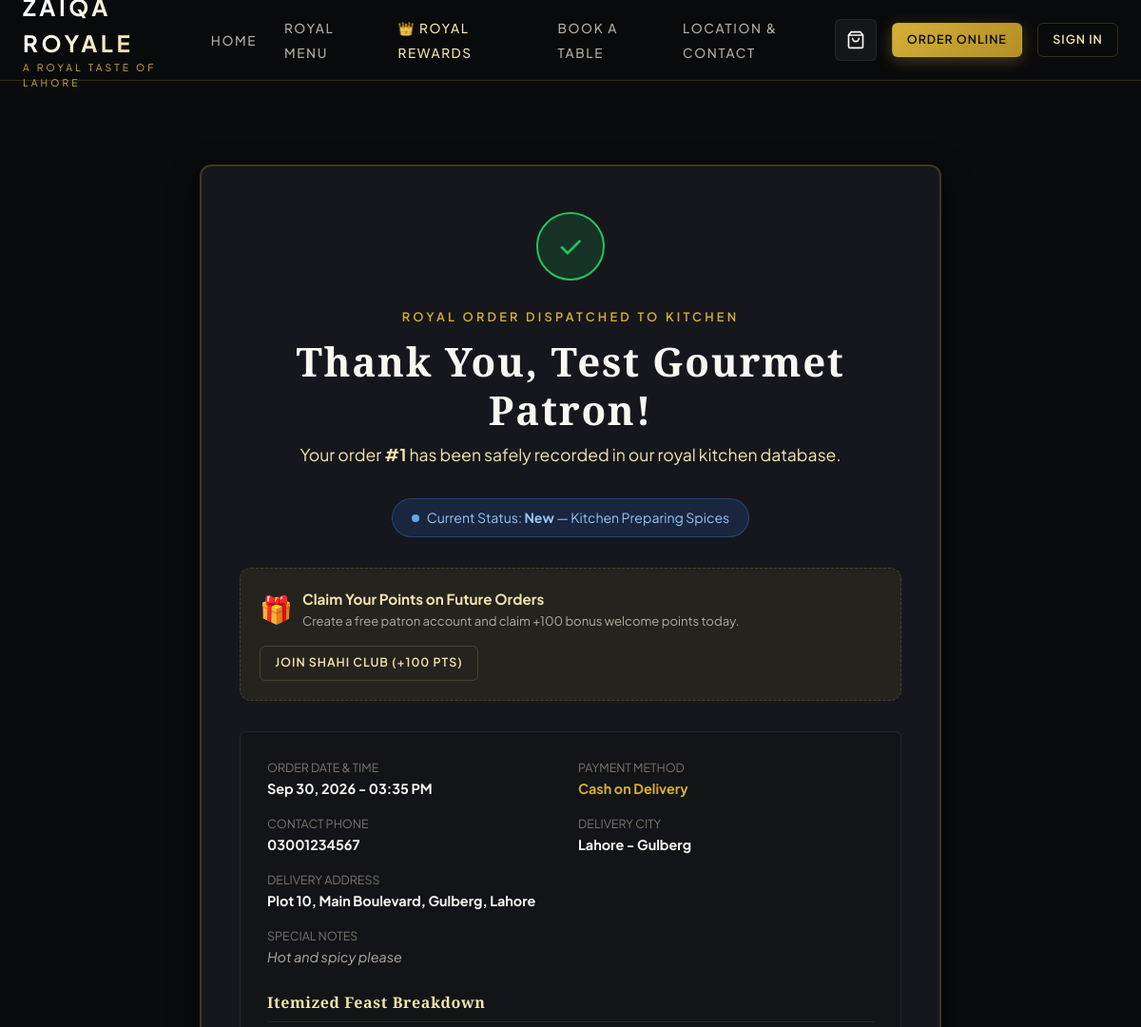
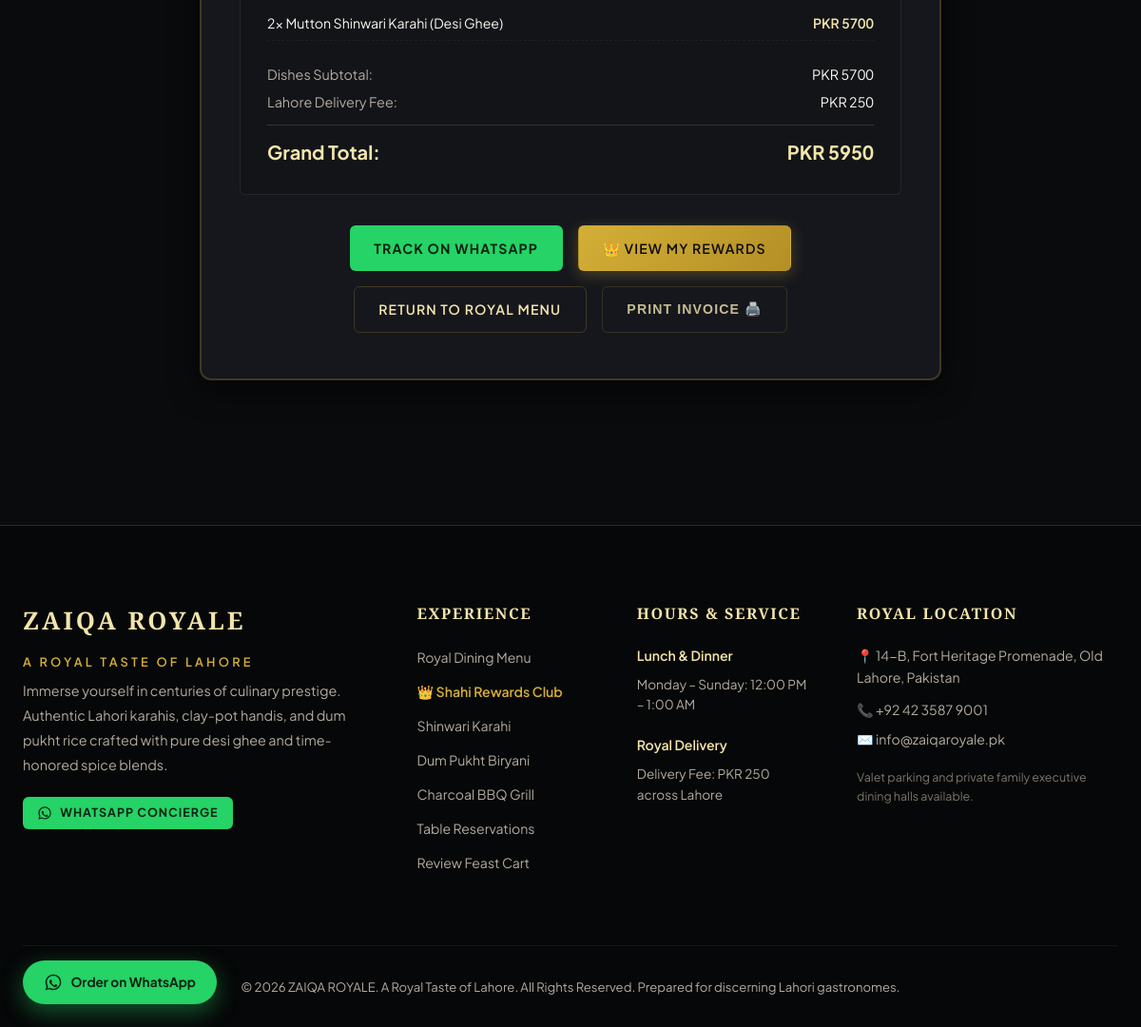
/order-success/1, run on the app's committed database (2 pictures, top to bottom).
### models/order.py (models this page shows, shortened)
class Order(db.Model):
    __tablename__ = 'orders'
    id = db.Column(db.Integer, primary_key=True)
    user_id = db.Column(db.Integer, db.ForeignKey('users.id'), nullable=True)  # Registered customer link
    customer_name = db.Column(db.String(150), nullable=False)
    phone = db.Column(db.String(50), nullable=False)
    email = db.Column(db.String(120), nullable=False)
    address = db.Column(db.Text, nullable=False)
    city = db.Column(db.String(100), nullable=False, default='Lahore')
    order_notes = db.Column(db.Text, nullable=True)
    subtotal = db.Column(db.Float, nullable=False, default=0.0)
    delivery_fee = db.Column(db.Float, nullable=False, default=250.0)
    discount_amount = db.Column(db.Float, nullable=False, default=0.0)  # Loyalty points discount
    total = db.Column(db.Float, nullable=False, default=0.0)
    payment_method = db.Column(db.String(50), nullable=False, default='Cash on Delivery')
    status = db.Column(db.String(50), nullable=False, default='New', index=True)
    points_earned = db.Column(db.Integer, nullable=False, default=0)
    points_redeemed = db.Column(db.Integer, nullable=False, default=0)
    created_at = db.Column(db.DateTime, default=datetime.utcnow, nullable=False)
    items = db.relationship('OrderItem', backref='order', lazy=True, cascade='all, delete-orphan')
    def formatted_date(self):
        return self.created_at.strftime('%b %d, %Y - %I:%M %p') if self.created_at else ''

class OrderItem(db.Model):
    __tablename__ = 'order_items'
    id = db.Column(db.Integer, primary_key=True)
    order_id = db.Column(db.Integer, db.ForeignKey('orders.id'), nullable=False)
    product_id = db.Column(db.Integer, db.ForeignKey('products.id'), nullable=False)
    quantity = db.Column(db.Integer, nullable=False, default=1)
    price = db.Column(db.Float, nullable=False)
    product = db.relationship('Product', lazy=True)

### models/product.py (models this page shows, shortened)
class Product(db.Model):
    __tablename__ = 'products'
    id = db.Column(db.Integer, primary_key=True)
    name = db.Column(db.String(180), nullable=False)
    category = db.Column(db.String(80), nullable=False, index=True)
    description = db.Column(db.Text, nullable=True)
    price = db.Column(db.Float, nullable=False)
    image = db.Column(db.String(255), nullable=False, default='karahi.jpg')
    stock_status = db.Column(db.String(50), default='In Stock', nullable=False)
    availability = db.Column(db.Boolean, default=True, nullable=False)
    featured = db.Column(db.Boolean, default=False, nullable=False, index=True)
    created_at = db.Column(db.DateTime, default=datetime.utcnow, nullable=False)

### app.py (the view)
@app.route('/order-success/<int:order_id>')
def order_success(order_id):
    order = Order.query.get_or_404(order_id)
    return render_template('order_success.html', order=order)

### templates/order_success.html (shortened to what this page needs)
{% extends "base.html" %}
{% block content %}
<div class="container section" style="max-width: 780px;">
  <div style="background: var(--bg-card); border: 2px solid var(--gold-border); border-radius: var(--radius-md); padding: 3rem 2.5rem; box-shadow: var(--shadow-card); text-align: center;">
    <div style="width: 72px; height: 72px; border-radius: 50%; background: rgba(34, 197, 94, 0.15); border: 2px solid #22c55e; color: #22c55e; display: flex; align-items: center; justify-content: center; font-size: 2rem; margin: 0 auto 1.5rem;">
      ✓
    </div>
    <span class="section-tag">Royal Order Dispatched to Kitchen</span>
    <h1 class="section-title" style="margin-bottom: 0.5rem;">Thank You, {{ order.customer_name }}!</h1>
    <p style="font-size: 1.1rem; color: var(--gold-light); margin-bottom: 2rem;">
      Your order <strong>#{{ order.id }}</strong> has been safely recorded in our royal kitchen database.
    </p>
    <div style="display: inline-flex; align-items: center; gap: 8px; background: rgba(59, 130, 246, 0.15); border: 1px solid rgba(59, 130, 246, 0.35); padding: 0.5rem 1.25rem; border-radius: 50px; font-size: 0.88rem; color: #93c5fd; margin-bottom: 2rem;">
      <span style="display: inline-block; width: 8px; height: 8px; border-radius: 50%; background: #60a5fa; animation: pulse 1.5s infinite;"></span>
      <span>Current Status: <strong>{{ order.status }}</strong> — Kitchen Preparing Spices</span>
    </div>
    {% if order.points_earned > 0 or order.points_redeemed > 0 %}
      <div style="background: linear-gradient(135deg, rgba(212,175,55,0.18) 0%, rgba(30,32,38,0.9) 100%); border: 1px solid var(--gold-primary); border-radius: var(--radius-md); padding: 1.5rem; margin-bottom: 2rem; text-align: left; display: flex; align-items: center; justify-content: space-between; flex-wrap: wrap; gap: 1rem;">
        <div style="display: flex; align-items: center; gap: 14px;">
          <span style="font-size: 2.5rem;">👑</span>
          <div>
            <h4 style="font-size: 1.15rem; color: var(--gold-light); margin-bottom: 2px;">Shahi Loyalty Points Rewarded!</h4>
            <p style="font-size: 0.88rem; color: var(--text-cream); margin: 0;">
              {% if order.points_earned > 0 %}
                You earned <strong style="color: #4ade80;">+{{ order.points_earned }} Royal Points</strong> on this feast!
              {% endif %}
              {% if order.points_redeemed > 0 %}
                <span style="color: var(--gold-primary);">(Redeemed {{ order.points_redeemed }} pts for PKR {{ order.discount_amount|int }} off)</span>
              {% endif %}
            </p>
            {% if current_user.is_authenticated and not current_user.is_admin() %}
              <div style="font-size: 0.8rem; color: var(--text-muted); margin-top: 4px;">
                Current Treasury Balance: <strong>{{ current_user.loyalty_points }} Royal Points</strong> ({{ current_user.membership_tier }} Tier)
              </div>
            {% endif %}
          </div>
        </div>
        <div>
          <a href="{{ url_for('loyalty') }}" class="btn btn-primary btn-sm" style="font-size: 0.82rem;">
            View Loyalty Treasury →
          </a>
        </div>
      </div>
    {% elif not current_user.is_authenticated %}
      <div style="background: rgba(212, 175, 55, 0.08); border: 1px dashed var(--gold-border); border-radius: var(--radius-md); padding: 1.25rem; margin-bottom: 2rem; display: flex; align-items: center; justify-content: space-between; flex-wrap: wrap; gap: 1rem; text-align: left;">
        <div style="display: flex; align-items: center; gap: 10px;">
          <span style="font-size: 1.75rem;">🎁</span>
          <div>
            <div style="font-size: 0.95rem; font-weight: 700; color: var(--gold-light);">Claim Your Points on Future Orders</div>
            <div style="font-size: 0.82rem; color: var(--text-muted);">
              Create a free patron account and claim +100 bonus welcome points today.
            </div>
          </div>
        </div>
        <a href="{{ url_for('customer_register') }}" class="btn btn-outline btn-sm">
          Join Shahi Club (+100 Pts)
        </a>
      </div>
    {% endif %}
    <div style="background: var(--bg-surface); border: 1px solid var(--border-subtle); border-radius: var(--radius-sm); padding: 1.75rem; text-align: left; margin-bottom: 2rem;">
      <div style="display: grid; grid-template-columns: 1fr 1fr; gap: 1rem; margin-bottom: 1.5rem; font-size: 0.9rem;">
        <div>
          <span style="color: var(--text-dim); display: block; font-size: 0.78rem; text-transform: uppercase;">Order Date & Time</span>
          <strong style="color: var(--text-cream);">{{ order.formatted_date() }}</strong>
        </div>
        <div>
          <span style="color: var(--text-dim); display: block; font-size: 0.78rem; text-transform: uppercase;">Payment Method</span>
          <strong style="color: var(--gold-primary);">{{ order.payment_method }}</strong>
        </div>
        <div>
          <span style="color: var(--text-dim); display: block; font-size: 0.78rem; text-transform: uppercase;">Contact Phone</span>
          <strong style="color: var(--text-cream);">{{ order.phone }}</strong>
        </div>
        <div>
          <span style="color: var(--text-dim); display: block; font-size: 0.78rem; text-transform: uppercase;">Delivery City</span>
          <strong style="color: var(--text-cream);">{{ order.city }}</strong>
        </div>
        <div style="grid-column: 1 / -1;">
          <span style="color: var(--text-dim); display: block; font-size: 0.78rem; text-transform: uppercase;">Delivery Address</span>
          <strong style="color: var(--text-cream);">{{ order.address }}</strong>
        </div>
        {% if order.order_notes %}
          <div style="grid-column: 1 / -1;">
            <span style="color: var(--text-dim); display: block; font-size: 0.78rem; text-transform: uppercase;">Special Notes</span>
            <span style="color: var(--text-muted); font-style: italic;">{{ order.order_notes }}</span>
          </div>
        {% endif %}
      </div>
      <h4 style="font-size: 1rem; color: var(--gold-light); margin-bottom: 0.75rem; border-bottom: 1px solid var(--border-subtle); padding-bottom: 0.4rem;">
        Itemized Feast Breakdown
      </h4>
      <div style="margin-bottom: 1rem;">
        {% for item in order.items %}
          <div style="display: flex; justify-content: space-between; align-items: center; padding: 0.4rem 0; font-size: 0.88rem; border-bottom: 1px dashed rgba(255,255,255,0.05);">
            <span>{{ item.quantity }}x {{ item.product.name if item.product else 'Dish' }}</span>
            <span style="font-variant-numeric: tabular-nums; font-weight: 600; color: var(--gold-light);">
              {{ currency }} {{ (item.price * item.quantity)|int }}
            </span>
          </div>
        {% endfor %}
      </div>
      <div style="padding-top: 0.5rem; font-size: 0.9rem;">
        <div style="display: flex; justify-content: space-between; margin-bottom: 0.35rem;">
          <span style="color: var(--text-muted);">Dishes Subtotal:</span>
          <span style="font-variant-numeric: tabular-nums;">{{ currency }} {{ order.subtotal|int }}</span>
        </div>
        <div style="display: flex; justify-content: space-between; margin-bottom: 0.75rem;">
          <span style="color: var(--text-muted);">Lahore Delivery Fee:</span>
          <span style="font-variant-numeric: tabular-nums;">{{ currency }} {{ order.delivery_fee|int }}</span>
        </div>
        <div style="display: flex; justify-content: space-between; font-size: 1.25rem; font-weight: 700; color: var(--gold-light); border-top: 1px solid var(--gold-border); padding-top: 0.75rem;">
          <span>Grand Total:</span>
          <span style="font-variant-numeric: tabular-nums;">{{ currency }} {{ order.total|int }}</span>
        </div>
      </div>
    </div>
    <div style="display: flex; gap: 1rem; justify-content: center; flex-wrap: wrap;">
      <a href="https://wa.me/{{ restaurant_whatsapp }}?text=Hello%20Zaiqa%20Royale!%20I%20am%20tracking%20my%20Order%20%23{{ order.id }}%20under%20{{ order.customer_name|urlencode }}."
         target="_blank"
         class="btn btn-whatsapp">
        Track on WhatsApp
      </a>
      <a href="{{ url_for('loyalty') }}" class="btn btn-primary">
        👑 View My Rewards
      </a>
      <a href="{{ url_for('menu') }}" class="btn btn-outline">
        Return to Royal Menu
      </a>
      <button onclick="window.print()" class="btn btn-outline" style="opacity: 0.8;">
        Print Invoice 🖨️
      </button>
    </div>
  </div>
</div>
{% endblock %}

### static/css/style.css (style rules this page uses)
:root { --bg-dark: #0a0b0d; --bg-surface: #121418; --bg-elevated: #1a1d23; --bg-card: #15171d; --gold-primary: #d4af37; --gold-light: #f3e5ab; --gold-hover: #e5c365; --gold-muted: #9e8232; --gold-border: rgba(212, 175, 55, 0.22); --gold-glow: rgba(212, 175, 55, 0.15); --royal-red: #c12d2a; --royal-red-hover: #a12320; --royal-red-glow: rgba(193, 45, 42, 0.25); --text-cream: #faf7f2; --text-muted: #b3aba0; --text-dim: #7d756a; --border-subtle: rgba(255, 255, 255, 0.08); --radius-sm: 6px; --radius-md: 12px; --radius-lg: 20px; --radius-xl: 30px; --font-serif: 'Cinzel', 'Cormorant Garamond', Georgia, serif; --font-display: 'Cormorant Garamond', Georgia, serif; --font-sans: 'Plus Jakarta Sans', system-ui, -apple-system, sans-serif; --shadow-card: 0 10px 30px rgba(0, 0, 0, 0.6); --shadow-gold: 0 8px 24px rgba(212, 175, 55, 0.2); --transition: all 0.3s cubic-bezier(0.16, 1, 0.3, 1); }
*, *::before, *::after { box-sizing: border-box; margin: 0; padding: 0; }
html { scroll-behavior: smooth; font-size: 16px; background-color: var(--bg-dark); color: var(--text-cream); }
body { font-family: var(--font-sans); background-color: var(--bg-dark); color: var(--text-cream); line-height: 1.6; min-height: 100vh; display: flex; flex-direction: column; overflow-x: hidden; -webkit-font-smoothing: antialiased; }
a { color: var(--gold-light); text-decoration: none; transition: var(--transition); }
h1, h2, h3, h4, .brand-font { font-family: var(--font-serif); letter-spacing: 0.04em; font-weight: 600; color: var(--text-cream); }
p { color: var(--text-muted); }
.container { width: 100%; max-width: 1240px; margin: 0 auto; padding: 0 24px; }
.section-tag { display: inline-block; font-size: 0.8rem; text-transform: uppercase; letter-spacing: 0.25em; color: var(--gold-primary); margin-bottom: 0.75rem; font-weight: 600; }
.section-title { font-size: clamp(2rem, 3.5vw, 2.75rem); line-height: 1.2; margin-bottom: 1rem; }
.btn { display: inline-flex; align-items: center; justify-content: center; gap: 0.5rem; padding: 0.75rem 1.6rem; font-size: 0.88rem; font-weight: 600; letter-spacing: 0.08em; text-transform: uppercase; border-radius: var(--radius-sm); cursor: pointer; border: 1px solid transparent; transition: var(--transition); white-space: nowrap; }
.btn-primary { background: linear-gradient(135deg, var(--gold-primary), #b38f26); color: #0d0c0a; box-shadow: 0 4px 16px rgba(212, 175, 55, 0.3); }
.btn-outline { background: transparent; color: var(--gold-light); border-color: var(--gold-border); }
.btn-sm { padding: 0.45rem 0.95rem; font-size: 0.78rem; }
.btn-whatsapp { background: #25d366; color: #0b2212; font-weight: 700; border: none; }
.section { padding: 5.5rem 0; position: relative; }

### data on the page
Order: customer_name "Test Gourmet Patron", id "1", status "New", formatted_date "Sep 30, 2026 - 03:35 PM", payment_method "Cash on Delivery", phone "03001234567", city "Lahore - Gulberg", address "Plot 10, Main Boulevard, Gulberg, Lahore", order_notes "Hot and spicy please", subtotal "5700", delivery_fee "250", total "5950"
OrderItem: quantity "2", product "Mutton Shinwari Karahi (Desi Ghee)", currency "PKR", (item.price*item.quantity)|int "5700"

### other printed values
{{ currency }} "PKR"
{{ restaurant_hours }} "Monday – Sunday: 12:00 PM – 1:00 AM"
{{ delivery_fee|int }} "250"
{{ restaurant_address }} "14-B, Fort Heritage Promenade, Old Lahore, Pakistan"
{{ restaurant_phone }} "+92 42 3587 9001"
{{ restaurant_email }} "info@zaiqaroyale.pk"
{{ restaurant_name }} "ZAIQA ROYALE"
{{ restaurant_tagline }} "A Royal Taste of Lahore"
